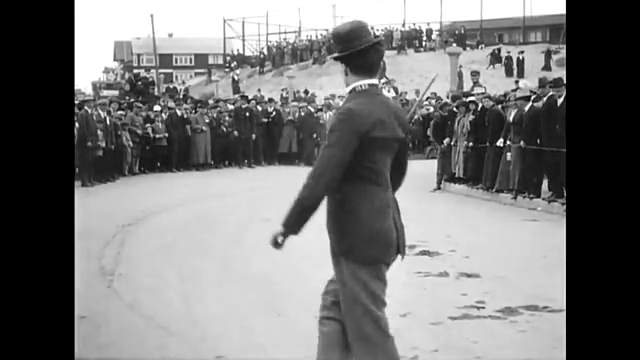
#> input picture frame 17 of week1_python/data/videos/chaplin.mp4, 640 x 360 px, given in place of focus-test.mp4, which was not available
$ python autofocus.py
#> lines starting #> are read from the running program, lines starting #| are printed output that depends on the picture; long printed decimals are rounded; pictures that were not available may be replaced by others from this repository, and a replacement may not be noted
# Import modules
import cv2
import matplotlib.pyplot as plt
import numpy as np
import matplotlib
matplotlib.rcParams['figure.figsize'] = (10.0, 10.0)
matplotlib.rcParams['image.interpolation'] = 'bilinear'

def var_abs_laplacian(image):
    """
    Implement Variance of absolute values of Laplacian - Method 1
    Input: image
    Output: Floating point number denoting the measure of sharpness of image
    """
    if image.ndim == 3:
        image = cv2.cvtColor(image, cv2.COLOR_BGR2GRAY)
    kernel = (1/6) * np.array([[0,-1,0],
                             [-1,4,1],
                             [0,-1,0]],
                             np.float32)
    lap = cv2.filter2D(image.astype(np.float32), -1, kernel)
    res = np.abs(lap).var()
    return float(res)


def sum_modified_laplacian(im):
    """
    Implement Sum Modified Laplacian - Method 2
    Input: image
    Output: Floating point number denoting the measure of sharpness of image
    """
    if im.ndim == 3:
        im = cv2.cvtColor(im, cv2.COLOR_BGR2GRAY)
    im = im.astype(np.float32)

    kx = np.array([[0, 0, 0],
                   [-1, 2, -1],
                   [0, 0, 0]], dtype=np.float32)

    ky = np.array([[0, -1, 0],
                   [0,  2, 0],
                   [0, -1, 0]], dtype=np.float32)

    lx = cv2.filter2D(im, -1, kx)
    ly = cv2.filter2D(im, -1, ky)

    ml = np.abs(lx) + np.abs(ly)

    return float(ml.sum())

def main(DATA_PATH, ROI):
    # Read input video filename
#> called with DATA_PATH = '../data/'
    filename = DATA_PATH + 'videos/focus-test.mp4'

    # Create a VideoCapture object
    cap = cv2.VideoCapture(filename)

    # Read first frame from the video
    ret, frame = cap.read()
#> frame is the input picture: shape (360, 640, 3); min 0, max 255, mean 121

    # Display total number of frames in the video
    print("Total number of frames : {}".format(int(cap.get(cv2.CAP_PROP_FRAME_COUNT))))

    maxV1 = 0
    maxV2 = 0

    # Frame with maximum measure of focus
    # Obtained using methods 1 and 2
    bestFrame1 = 0
    bestFrame2 = 0

    # Frame ID of frame with maximum measure
    # of focus
    # Obtained using methods 1 and 2
    bestFrameId1 = 0
    bestFrameId2 = 0

    # Specify the ROI for flower in the frame (top 10, left 420, bottom 650, right 1060)
    # UPDATE THE VALUES BELOW
    top = ROI[0]
    left = ROI[2]
    bottom = ROI[1]
    right = ROI[3]

    # Iterate over all the frames present in the video
    while(ret):
        # Crop the flower region out of the frame
        flower = frame[top:bottom, left:right]
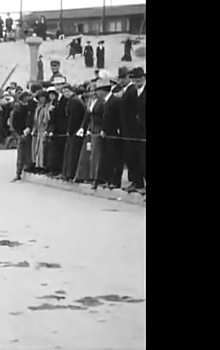
#> flower: shape (350, 220, 3); min 0, max 255, mean 102.2
        # Get measures of focus from both methods
        val1 = var_abs_laplacian(flower)
#> in var_abs_laplacian, `lap = cv2.filter2D(image.astype(np.float32), -1, kernel)`:
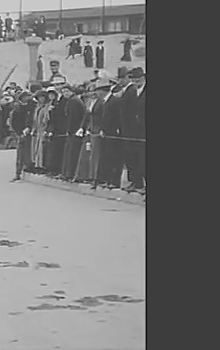
#> lap: shape (350, 220) float32; min -37.17, max 118.2, mean 33.8; drawn with min black and max white
#> in var_abs_laplacian, `res = np.abs(lap).var()`: res = 1001.1
#> val1 = 1001.1
        val2 = sum_modified_laplacian(flower)
#> in sum_modified_laplacian, `lx = cv2.filter2D(im, -1, kx)`:
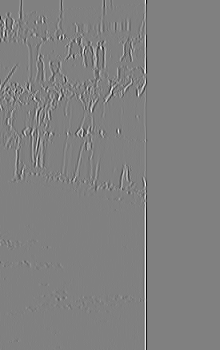
#> lx: shape (350, 220) float32; min -205, max 201, mean 0; drawn with min black and max white
#> in sum_modified_laplacian, `ly = cv2.filter2D(im, -1, ky)`:
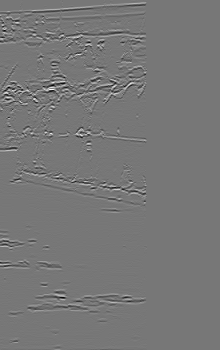
#> ly: shape (350, 220) float32; min -142, max 161, mean 0; drawn with min black and max white
#> in sum_modified_laplacian, `ml = np.abs(lx) + np.abs(ly)`:
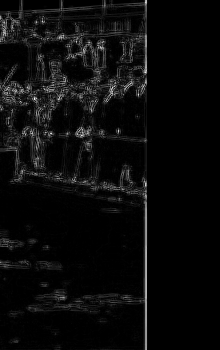
#> ml: shape (350, 220) float32; min 0, max 280, mean 12; drawn with min black and max white
#> val2 = 922607

        #get the current frame
        frame_id = int(cap.get(cv2.CAP_PROP_POS_FRAMES))

        print("Frame: %d, VAR_LAP: %f, SML: %d" % (frame_id,val1,val2))
#| Frame: 18, VAR_LAP: 1001.050, SML: 922607

        # If the current measure of focus is greater
        # than the current maximum
        if val1 > maxV1 :
            # Revise the current maximum
            maxV1 = val1
#> maxV1 = 1001.1
            # Get frame ID of the new best frame
            bestFrameId1 = int(cap.get(cv2.CAP_PROP_POS_FRAMES))
            # Revise the new best frame
            bestFrame1 = frame.copy()
            print("Frame ID of the best frame [Method 1]: {}".format(bestFrameId1))

        # If the current measure of focus is greater
        # than the current maximum
        if val2 > maxV2 :
            # Revise the current maximum
            maxV2 = val2
#> maxV2 = 922607
            # Get frame ID of the new best frame
            bestFrameId2 = int(cap.get(cv2.CAP_PROP_POS_FRAMES))
            # Revise the new best frame
            bestFrame2 = frame.copy()
            print("Frame ID of the best frame [Method 2]: {}".format(bestFrameId2))

        # Read a new frame
        ret, frame = cap.read()


    print("================================================")
    # Print the Frame ID of the best frame
    print("Frame ID of the best frame [Method 1]: {}".format(bestFrameId1))
    print("Frame ID of the best frame [Method 2]: {}".format(bestFrameId2))

    # Release the VideoCapture object
    cap.release()

    # Stack the best frames obtained using both methods
    out = np.hstack((bestFrame1, bestFrame2))

    # Display the stacked frames
    plt.figure()
    plt.imshow(out[:,:,::-1]);
    plt.axis('off');
    plt.show()

if __name__=="__main__":
    datapath = '../data/'
    # [top, bottom, left, right]
    ROI = [10, 650, 420, 1060]

    main(datapath, ROI)

$ run again, starting later in the video
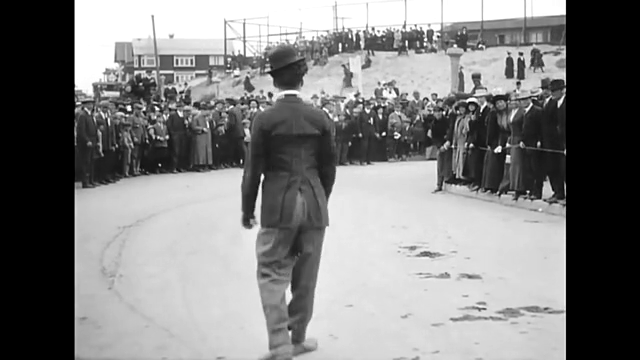
#> input picture frame 77 of week1_python/data/videos/chaplin.mp4, 640 x 360 px, given in place of focus-test.mp4, which was not available
#> in main, frame is the input picture: shape (360, 640, 3); min 0, max 255, mean 128.1
#> in var_abs_laplacian, `lap = cv2.filter2D(image.astype(np.float32), -1, kernel)`:
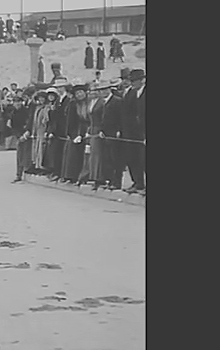
#> lap: shape (350, 220) float32; min -33.67, max 121.7, mean 35.2; drawn with min black and max white
#> res = 1054
#> in sum_modified_laplacian, `ml = np.abs(lx) + np.abs(ly)`:
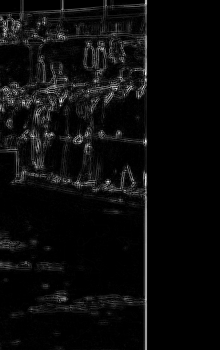
#> ml: shape (350, 220) float32; min 0, max 279, mean 12.4; drawn with min black and max white
#> val2 = 954274
#| Frame: 78, VAR_LAP: 1054.010, SML: 954274
#> maxV1 = 1054
#> maxV2 = 954274

$ run again, starting later in the video
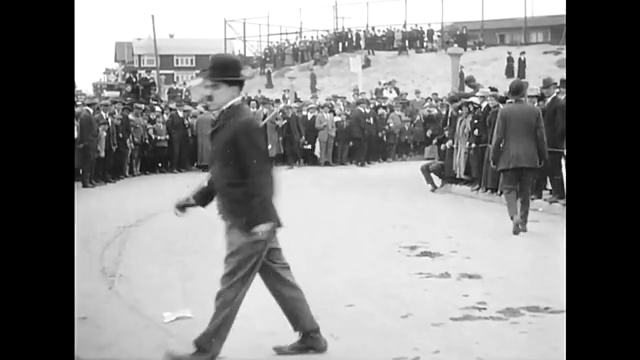
#> input picture frame 137 of week1_python/data/videos/chaplin.mp4, 640 x 360 px, given in place of focus-test.mp4, which was not available
#> in main, frame is the input picture: shape (360, 640, 3); min 0, max 255, mean 134.5
#> in var_abs_laplacian, `lap = cv2.filter2D(image.astype(np.float32), -1, kernel)`:
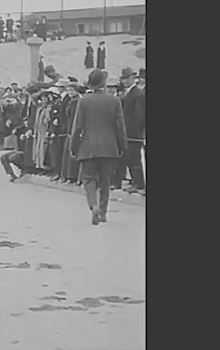
#> lap: shape (350, 220) float32; min -33.33, max 121.7, mean 37.6; drawn with min black and max white
#> res = 1081
#> in sum_modified_laplacian, `ml = np.abs(lx) + np.abs(ly)`:
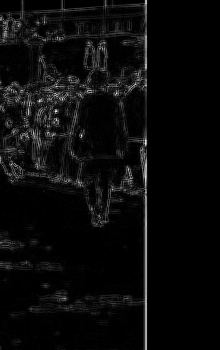
#> ml: shape (350, 220) float32; min 0, max 271, mean 11.4; drawn with min black and max white
#> val2 = 880302
#| Frame: 138, VAR_LAP: 1081.012, SML: 880302
#> maxV1 = 1081
#> maxV2 = 880302
